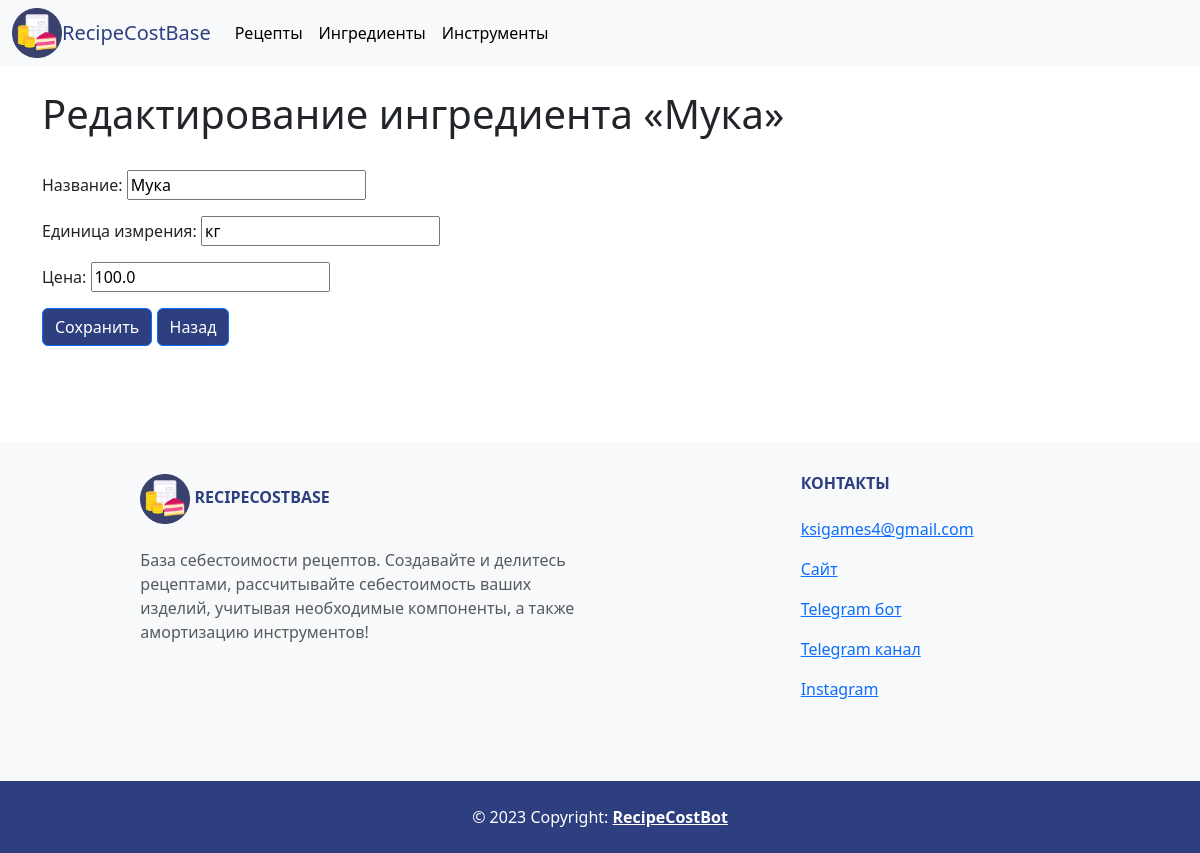
The page /core/component_update/11 on the database its author committed.
### core/models.py (models this page shows)
class Component(models.Model):
    name = models.CharField('Название', max_length=255)
    owner = models.ForeignKey(User, on_delete=models.CASCADE, null=True)
    count = models.FloatField('Количество', null=True, blank=True)
    unit = models.CharField('Единица измрения', max_length=50, null=True)
    price = models.FloatField('Цена', null=True)
    cost = models.FloatField('Стоимость', null=True, blank=True)
    parent = models.BooleanField(default=True)
    parent_id = models.IntegerField(null=True, blank=True, default=0)
    class Meta:
        verbose_name = 'Ингредиент'
        verbose_name_plural = 'Ингредиенты'
        ordering = ('name', 'price', 'owner',)

### core/views.py (the view)
# urls.py: path('component_update/<int:pk>', views.UpdateComponent.as_view(), name='component_update'),
class UpdateComponent(UpdateView):
    model = models.Component
    template_name = 'core/update_component.html'
    form_class = forms.CreateComponent
    success_url = reverse_lazy('core:components')

### core/forms.py (shortened to what this page needs)
class CreateComponent(forms.ModelForm):
    price = forms.FloatField(label="Цена", min_value=0.1)
    class Meta:
        model = models.Component
        fields = ('name', 'unit', 'price')

### core/templates/core/update_component.html (shortened to what this page needs)
{% extends "core/base.html" %}
{% block content %}
<div class="container">
    <h1>Редактирование ингредиента «{{ component.name }}»</h1>
    <br>
    <form action="{% url 'core:component_update' component.pk %}" method="POST">
        {{ form.as_p }}
        <button type="submit" class="btn btn-primary" style="background-color: #2e3f7f; color: white;">Сохранить</button>
        <a href="{{ request.META.HTTP_REFERER }}" class="btn btn-primary" style="background-color: #2e3f7f; color: white;">Назад</a>
    </form>
    <br>
</div>
{% endblock %}

### core/templates/core/base.html (style rules this page uses)
.container { height: 125% }

### rows shown on the page
Component: name "Мука", unit "кг", price "100.0"
